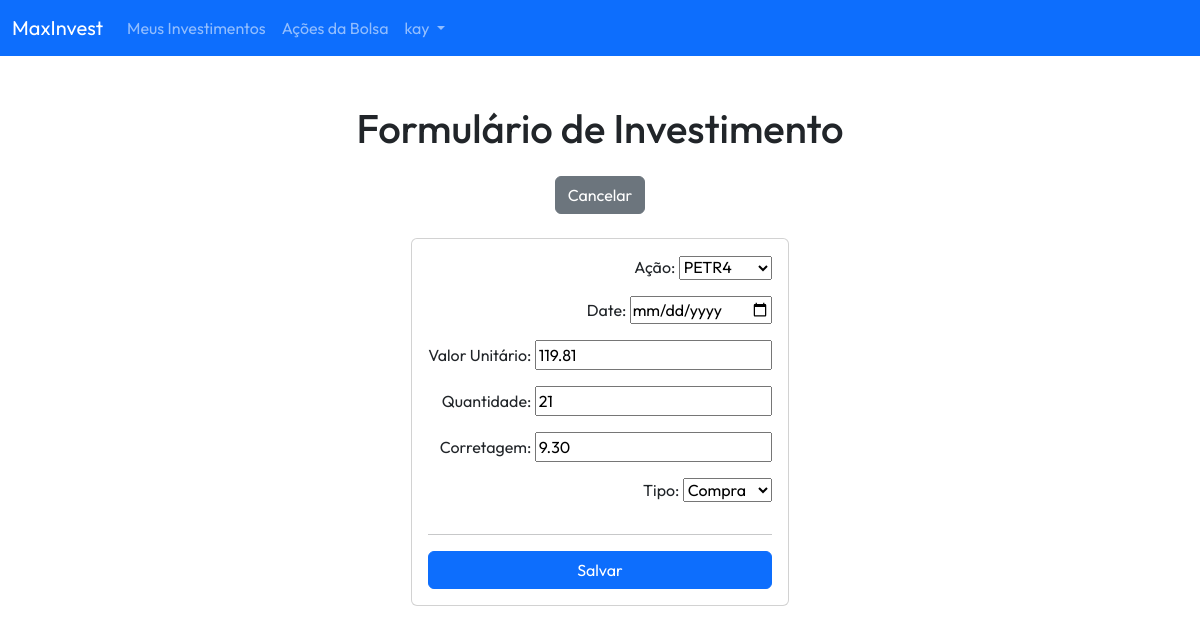
/invest-update/2/ (signed in), run on the app's committed database.
### base/models.py (models this page shows, shortened)
class Stock(models.Model):
    stock = models.CharField(max_length=10, db_column='stock')
    name = models.CharField(max_length=200, db_column='name')
    market_cap = models.CharField(max_length=20, db_column='market_cap', null=True)
    def __str__(self):
       return self.stock

class Investment(models.Model):
    investment_type_options = (
        ("C", "Compra"),
        ("V", "Venda")
    )
    user = models.ForeignKey(User, on_delete=models.CASCADE, null=False)
    stock = models.ForeignKey(Stock, on_delete=models.CASCADE, null=False)
    code = models.CharField(verbose_name='Código', max_length=25, null=False, blank=True)
    date = models.DateField(verbose_name='Data de Investimento')
    value = models.DecimalField(verbose_name='Valor Unitário',max_digits=15,decimal_places=2,default=0)
    amount = models.IntegerField(verbose_name='Quantidade',default=0)
    brokerage = models.DecimalField(verbose_name='Corretagem',max_digits=5,decimal_places=2,default=0)
    type = models.CharField(verbose_name='Tipo', max_length=1, choices=investment_type_options, null=False, blank=True)
    class Meta:
        ordering = ['date']

### base/views.py (the view)
# urls.py: path('invest-update/<int:pk>/', InvestUpdate.as_view(), name='invest-update'),
class InvestUpdate(LoginRequiredMixin, UpdateView):
    model = Investment
    form_class = InvestForm
    success_url = reverse_lazy('investments')
    template_name = 'base/investment_form.html'

### base/views.py (shortened to what this page needs)
class InvestForm(forms.ModelForm):
    class Meta:
        model = Investment
        fields = ['stock', 'date', 'value', 'amount', 'brokerage', 'type']
    stock = forms.ModelChoiceField(queryset=Stock.objects.all())
    date = forms.DateField(widget=widgets.DateInput(attrs={'type': 'date'}), initial=timezone.now)
    def __init__(self, *args, **kwargs):
        super().__init__(*args, **kwargs)
        self.fields['stock'].queryset = Stock.objects
        self.fields['stock'].label = 'Ação'
        self.fields['stock'].empty_label = None

### base/templates/base/investment_form.html (shortened to what this page needs)
{% extends "style.html" %}
{% block page_content %}
<nav class="navbar navbar-expand-lg navbar-dark bg-primary">
    <div class="container-fluid">
    <a class="navbar-brand" href="{% url 'investments' %}">MaxInvest</a>
    <div class="collapse navbar-collapse">
        <ul class="navbar-nav">
            {% if request.user.is_authenticated %}
                <li class="nav-item">
                    <a class="nav-link" href="{% url 'investments' %}">Meus Investimentos</a>
                </li>
                <li class="nav-item">
                    <a class="nav-link" href="{% url 'stocks_list' %}">Ações da Bolsa</a>
                </li>
                <li class="nav-item dropdown">
                    <a class="nav-link dropdown-toggle" href="#" role="button" data-bs-toggle="dropdown" aria-expanded="false">
                        {{request.user}}
                    </a>
                </li>
            {% else %}
                <li class="nav-item">
                    <a class="nav-link" href="{% url 'login' %}">Entrar</a>
                </li>
            {% endif %}
        </ul>
    </div>
    </div>
</nav>
<h1 class="text-center mt-5">Formulário de Investimento</h1>
<div class="d-flex justify-content-center m-4">
    <a href="{% url 'investments' %}">
        <button class="btn btn-secondary">Cancelar</button>
    </a>
</div>
<div class="d-flex justify-content-center pt-0 p-5">
    <div class="card text-center">
        <div class="card-body">
            <form method="POST" class="text-end" style="display: grid;">
                {{form.as_p}}
                <hr/>
                <input type="submit" value="Salvar" class="btn btn-primary">
            </form>
        </div>
    </div>
</div>
{% endblock %}

### max_invest/templates/style.html (style rules this page uses)
body { font-family: 'Outfit', sans-serif; }

### data on the page
Stock: stock "PETR4"
Investment: value "119.81", amount "21", brokerage "9.30", type "Compra"

### other printed values
{{ request.user }} "kay"
